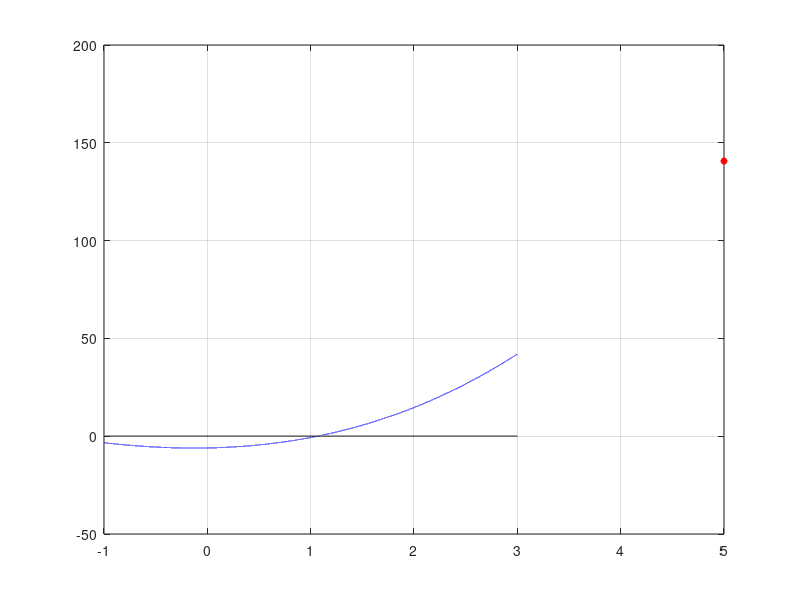

Source code (MATLAB):
% Exercise 21
clear; clc;

% f(x) function
f = @(x) (x.^3)/3 + 4*x.^2 + x - 6;
x = -1:0.0001:3;
epsilon = 1e-6;

% Type Start point and End point
a = input('Nhập a: ');
b = input('Nhập b: ');
fa = f(a);
fb = f(b);

% Show Graph
figure
plot(x, f(x), 'b')
hold on
plot(a, fa, 'ro', 'MarkerSize', 3, 'LineWidth', 2)
plot(b, fb, 'ro', 'MarkerSize', 3, 'LineWidth', 2)
plot(x, 0*x, 'k', 'LineWidth', 1);
grid on

% Check Start Point and End Point sign
if fa * fb > 0
    disp('Vo nghiem')
    return

% Bisection Algorithm
else
    while b - a > epsilon*b
        mid = (a+b)/2;
        fmid = f(mid);
        if fmid == 0
            x = fmid;
            return
        elseif fmid*fa > 0
            a = mid;
            fa = fmid;
        else
            b = mid;
            fb = fmid;
        end
    end
    x = mid;
end

% Result
sprintf('Ket qua nghiem: %.5f', x)

% Show Graph
fx = f(x);
plot(x, fx, 'ro', 'MarkerSize', 3, 'LineWidth', 2)
